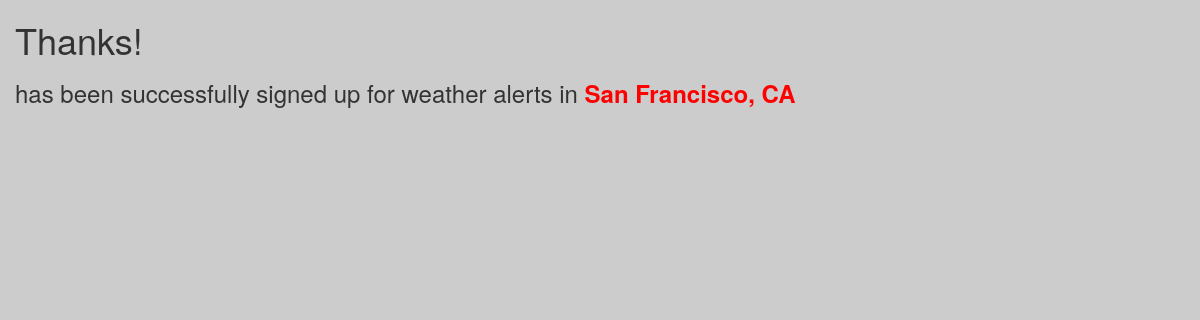
/newsletter/22/result/, run on an earlier commit of the app's database.
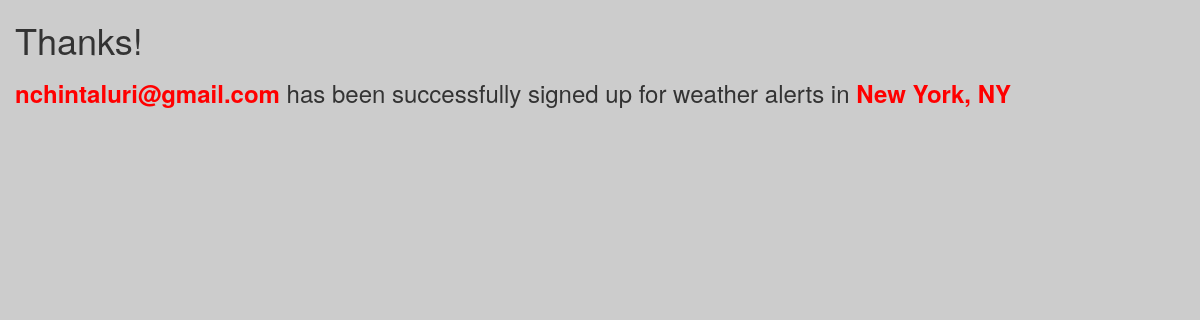
And on a later commit of the database.
### newsletter/models.py (models this page shows, shortened)
class EmailList(models.Model):
    email_address = models.CharField(max_length=100, unique=True, null=False)
    location = models.ForeignKey(Cities, on_delete=models.CASCADE)

class Cities(models.Model):
    city = models.CharField(max_length=100)
    state = models.CharField(max_length=100)
    def __str__(self):
        return '{}, {}'.format(self.city, self.state)

### newsletter/views.py (the view)
# urls.py: url(r'^(?P<pk>[0-9]+)/result/$', views.ResultView.as_view(), name='result')
class ResultView(generic.ListView):
    template_name = 'newsletter/result.html'
    context_object_name = 'entry'
    def get_queryset(self):
        return EmailList.objects.latest('id')

### newsletter/templates/newsletter/result.html (shortened to what this page needs)
<!DOCTYPE html>
<html lang="en">
<head>
    <link rel="stylesheet" href="https://maxcdn.bootstrapcdn.com/bootstrap/3.3.7/css/bootstrap.min.css"
>
    <link rel="stylesheet" href="https://maxcdn.bootstrapcdn.com/bootstrap/3.3.7/css/bootstrap-theme.min.css"
>
    {% load static %}
    <link rel="stylesheet" type="text/css" href="{% static 'newsletter/style.css' %}"/>
</head>
<body>
<div class="container">
    <div class="row">
        <h1>Thanks!</h1>
        <h3><strong>{{ entry.email_address }}</strong> has been successfully signed
            up for weather alerts in <strong>{{ entry.location }}</strong>
        </h3>
    </div>
</div>
</body>
</html>

What changed in the data, as far as the page shows it:
removed EmailList: location "San Francisco, CA"
now on this page (row unchanged): EmailList: email_address "nchintaluri@gmail.com", location "New York, NY"
